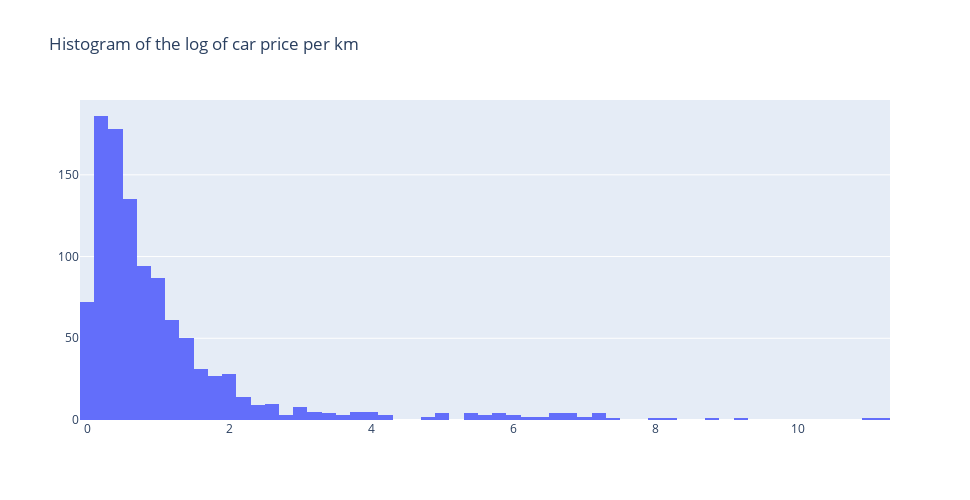

The notebook cell this image was saved under:
### Code cell
fig = go.Figure(
    go.Histogram(x=abs(df_cars_2_var['car_price_per_km_log']-df_cars_2_var['car_price_per_km_log'].median())/mad, name='Log of price per km')
)

fig.update_layout(height=500, width=970, title_text="Histogram of the log of car price per km")
fig.show()

### Figure 1 — Plotly figure (JSON) as saved in the notebook; plotly's stock layout.template omitted (floating-point values rounded to 4 significant figures; data arrays with more than 128 entries replaced by an {"elided": "..."} marker saying what was removed)
{"data": [{"name": "Log of price per km", "type": "histogram", "x": {"elided": "1103 float values"}}], "layout": {"height": 500, "title": {"text": "Histogram of the log of car price per km"}, "width": 970}}
